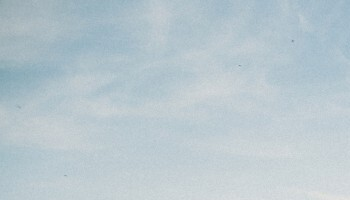
#> input picture TP3/images/train/cielo.jpg, 350 x 200 px, found by its file name
$ python histograma.py
#> lines starting #> are read from the running program, lines starting #| are printed output that depends on the picture
import matplotlib.pyplot as plt
from PIL import Image
import numpy as np

def get_rgb_values(image_path):
#> called with image_path = './images/train/cielo.jpg'
    image = Image.open(image_path)
#> image is the input picture: PIL image 350x200 RGB; mean R, G, B 184.5, 199.3, 206.3
#> call 2 of get_rgb_values, with image_path = './images/train/pasto.jpg'
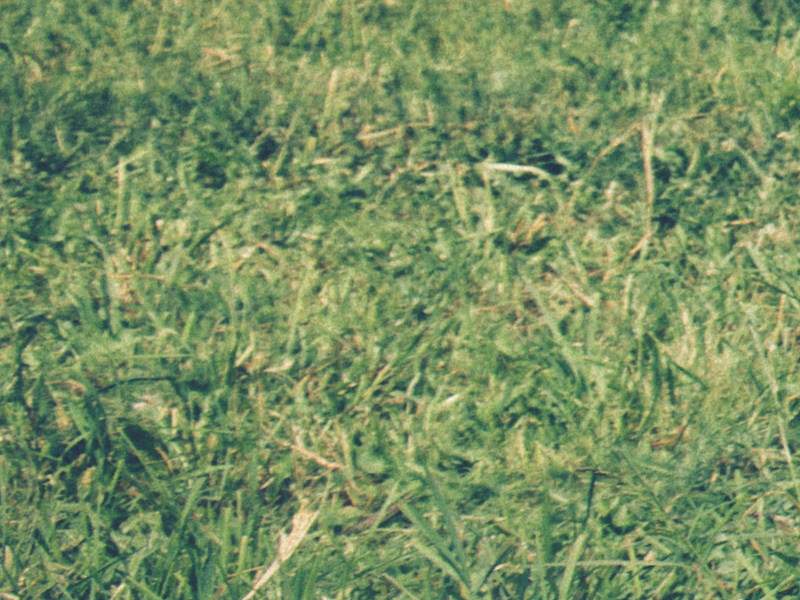
#> input picture TP3/images/train/pasto.jpg, 800 x 600 px, found by its file name
#> in get_rgb_values, image is the input picture: PIL image 800x600 RGB; mean R, G, B 120.4, 144.1, 98.2
#> call 3 of get_rgb_values, with image_path = './images/train/vaca.jpg'
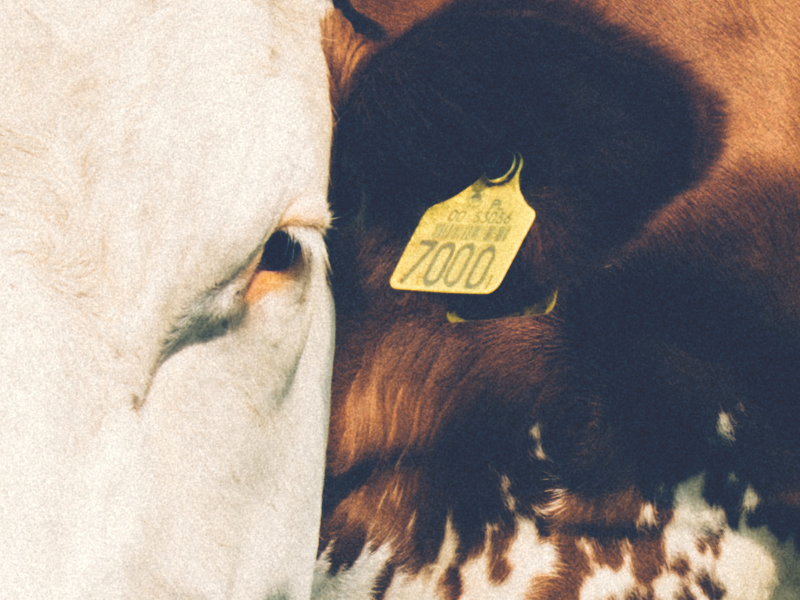
#> input picture TP3/images/train/vaca.jpg, 800 x 600 px, found by its file name
#> in get_rgb_values, image is the input picture: PIL image 800x600 RGB; mean R, G, B 150.4, 139.6, 133.5
    rgb_image = image.convert("RGB")  # Convertir la imagen a RGB
    np_image = np.array(rgb_image)    # Convertir la imagen a un array NumPy
    return np_image  # Devolver los valores RGB de todos los píxeles


def plot_histogram(image_array, title):
#> called with title = 'Imagen 1'
    r = image_array[:, :, 0].flatten()
    g = image_array[:, :, 1].flatten()
    b = image_array[:, :, 2].flatten()

    plt.figure(figsize=(10, 4))

    plt.subplot(1, 3, 1)
    plt.hist(r, bins=256, color='red', alpha=0.7)
    plt.title(f'Red Channel - {title}')

    plt.subplot(1, 3, 2)
    plt.hist(g, bins=256, color='green', alpha=0.7)
    plt.title(f'Green Channel - {title}')

    plt.subplot(1, 3, 3)
    plt.hist(b, bins=256, color='blue', alpha=0.7)
    plt.title(f'Blue Channel - {title}')

    plt.tight_layout()
    plt.show()
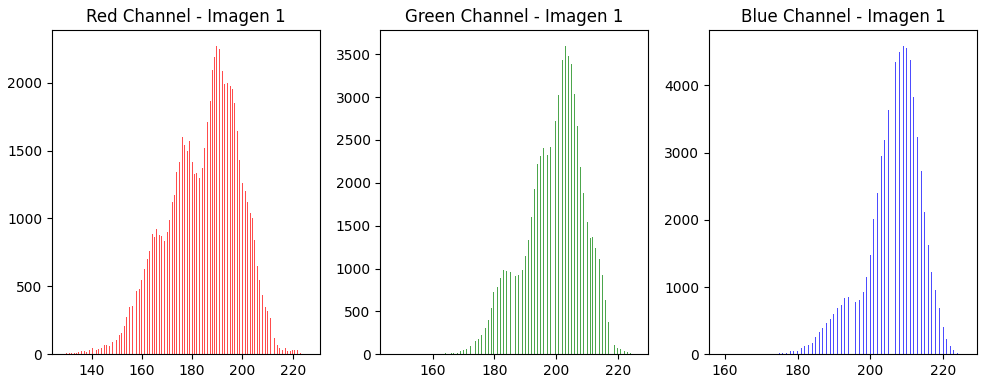
#> figure drawn by matplotlib, 3 panels; panel 1: tallest bar 2272 high, from x = 189.6 to 190; panel 2: tallest bar 3598 high, from x = 202.9 to 203.2; panel 3: tallest bar 4591 high, from x = 209 to 209.2

# Extraer valores de tres imágenes
rgb_image1 = get_rgb_values("./images/train/cielo.jpg")
rgb_image2 = get_rgb_values("./images/train/pasto.jpg")
rgb_image3 = get_rgb_values("./images/train/vaca.jpg")

# Generar histogramas para cada imagen
plot_histogram(rgb_image1, "Imagen 1")
plot_histogram(rgb_image2, "Imagen 2")
#> call 2 of plot_histogram, with title = 'Imagen 2'
#> in plot_histogram (call 2), `plt.show()`:
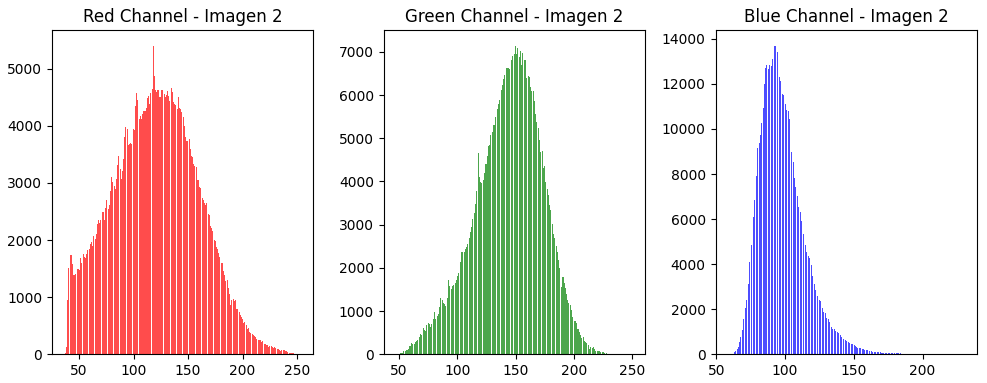
#> figure drawn by matplotlib, 3 panels; panel 1: tallest bar 5402 high, from x = 117.8 to 118.6; panel 2: tallest bar 7140 high, from x = 149.8 to 150.6; panel 3: tallest bar 13695 high, from x = 91.79 to 92.46
plot_histogram(rgb_image3, "Imagen 3")
#> call 3 of plot_histogram, with title = 'Imagen 3'
#> in plot_histogram (call 3), `plt.show()`:
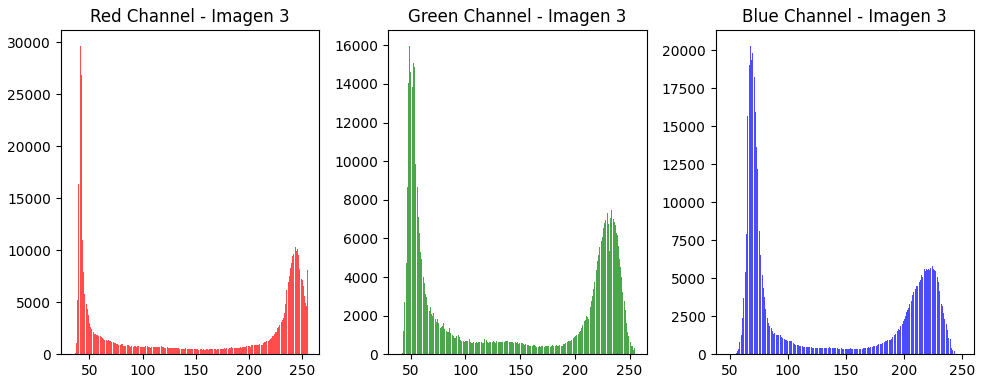
#> figure drawn by matplotlib, 3 panels; panel 1: tallest bar 29649 high, from x = 40.91 to 41.77; panel 2: tallest bar 15974 high, from x = 48.4 to 49.24; panel 3: tallest bar 20301 high, from x = 67.73 to 68.52
